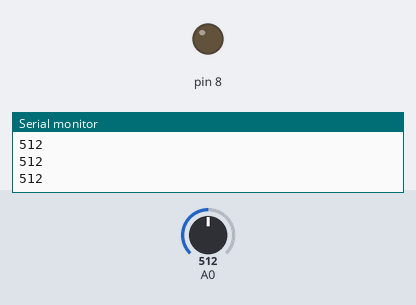
The sketch below on a simulated Arduino Uno, built with avr-gcc and run on an emulated ATmega328P. Shown: output pins drawn as LEDs (lit = HIGH), the last lines printed to the serial monitor. The inputs (shaded band) are chosen by the test bench; at power-on: A0 = 512.

Above: at 1.3 s.
1.4 s: A0 set to 106
2.9 s: A0 set to 90
At 3.8 s:
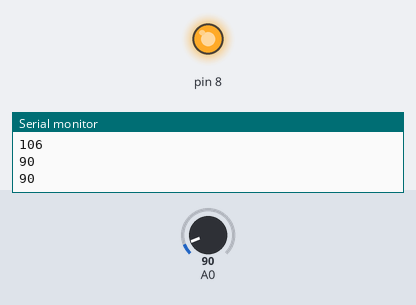
4.5 s: A0 set to 110
At 5.0 s:
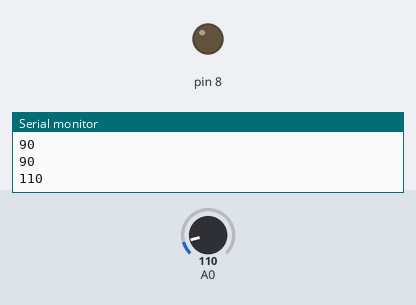
6.0 s: A0 set to 0
At 7.3 s:
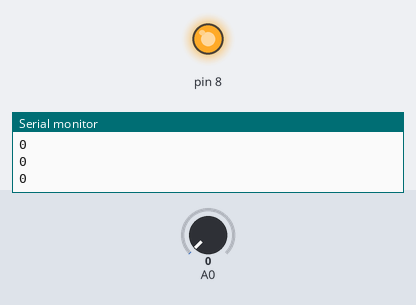
Timing chart, 0 to 8.5 s (numbered marks = the images above; inputs shaded):
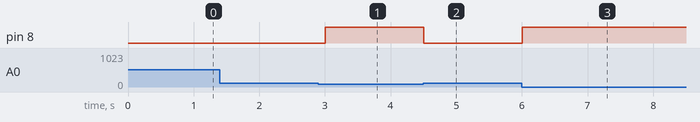

Measured:
- the behaviour switches between 101 and 100 on A0 (found by bisection; images 0 and 1)
- after the input at 2.9 s, pin 8: LOW → HIGH after 0.10 s
- after the input at 4.5 s, pin 8: HIGH → LOW at once
- after the input at 6.0 s, pin 8: LOW → HIGH at once

The sketch:

LED_On__Off_according_to_Light.ino
```cpp
void setup() {
  Serial.begin(9600);
  pinMode(A0,INPUT);
  pinMode(8,OUTPUT);
}
void loop() {
  int val = analogRead(A0);
  if(val<=100){
    digitalWrite(8,HIGH);
  }
  else{
     digitalWrite(8,LOW);
  }
  Serial.println(val);
  delay(500);
}
```
